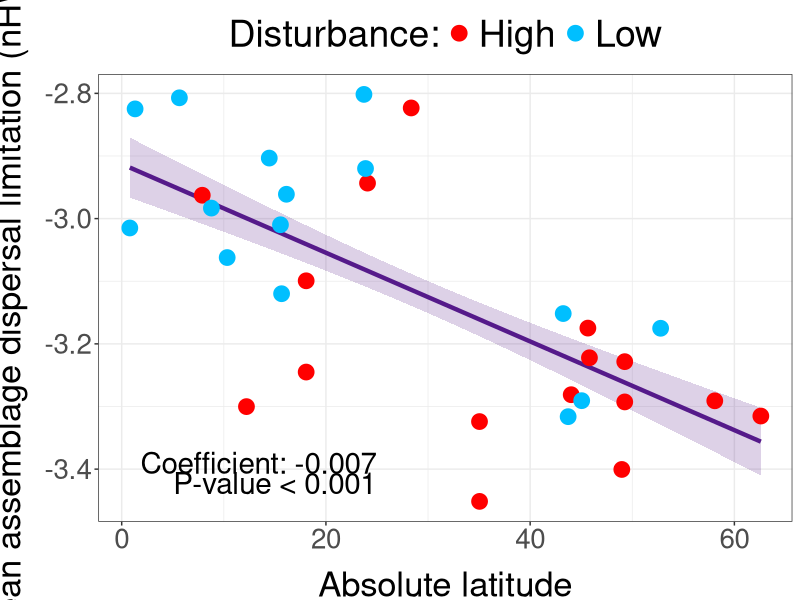

The R script that drew this image:
library(tidyverse)
library(boot)
library(broom)
library(cowplot)
library(dplyr)
library(ggplot2)
library(readxl)


## Read data
site_data <- read_excel("Data/Supplementatry Dataset 1.xlsx", sheet = 2) %>%
  dplyr::select("Dataset_ID", "Latitude", "Disturbance", "Seasonality")

species_data <- read_excel("Data/Supplementatry Dataset 1.xlsx", sheet = 3) %>%
  dplyr::select("Species_name", "Order", "nHWI", "Hand.Wing.Index", "Mass (g)", "Forest_dependency")

site_sp_list <- read_excel("Data/Supplementatry Dataset 1.xlsx", sheet = 4) %>%
  filter(Species_name %in% species_data$Species_name)

## Join datasets
data <- left_join(site_sp_list, site_data)
data <- left_join(data, species_data)

## Create response variables
## Restricted
data$dep_sense <- 0
data$dep_sense[data$Forest_dependency %in% c("High") & data$Classification == "Forest core"] <- 1

## Expanded
data$dep_sense_medium <- 0
data$dep_sense_medium[data$Forest_dependency %in% c("High", "Medium") & data$Classification == "Forest core"] <- 1

## take negative logs
data$log_nHWI <- -(log(data$Hand.Wing.Index))

## Summarise dataset to the tings we want
data1 <- data %>%
  dplyr::group_by(Dataset_ID) %>%
  dplyr::summarise(mean_HWI = mean(log_nHWI),
            abs_lat = abs(Latitude),
            n = n(),
            cores = length(which(Classification == "Forest core")),
            sensitive = length(which(dep_sense == 1))) %>%
  distinct(Dataset_ID, .keep_all = TRUE) %>%
  ungroup()

## Calculate proportions
data1$prop_core <- data1$cores/data1$n
data1$prop_sensitive <- data1$sensitive/data1$n

## reformat
data1$Disturbed <- as.factor(data$Disturbance[match(data1$Dataset_ID, data$Dataset_ID)])

## run the analysis mode
mod <- lm(mean_HWI ~ abs_lat, data = data1)

## create newdata for predictions and predict
newdata <- data.frame(abs_lat = seq(min(data1$abs_lat), max(data1$abs_lat), length.out = 100))
predicted <- predict(mod, newdata = newdata, se.fit = TRUE)
predicted$abs_lat <- newdata$abs_lat
predicted$lower <- predicted$fit - predicted$se.fit
predicted$upper <- predicted$fit + predicted$se.fit

## make into a df
predicted <- as.data.frame(predicted)

##ggplot
plot <- ggplot() +
  geom_line(data=predicted, aes(x = abs_lat, y= fit), color="purple4", size=1.5) +
  geom_ribbon(data=predicted, aes(x = abs_lat, y=NULL, ymin=lower, ymax=upper),  fill= "purple4", show.legend=FALSE, alpha=0.2) +
  geom_point(data = data1, aes(x = abs_lat, y = mean_HWI, colour = Disturbed), size = 5) +
  ylab("Mean assemblage dispersal limitation (nHWI)") +
  xlab("Absolute latitude") +
  #ggtitle("(a)") +
  scale_colour_manual(name = "Disturbance:",
                        values = c("red", "deepskyblue")) +
  theme_bw() +
  theme(legend.position = "top",
        legend.title = element_text(size = 27),
        legend.text = element_text(size = 27),
        axis.title.y = element_text(size = 25, vjust = 2.5),
        axis.title.x = element_text(size = 25, vjust = -0.5),
        axis.text = element_text(size = 20))

## add summary stats
pmain <-  plot  +
  annotate("text", x= 13.4, y= -3.39, label= paste0("Coefficient: ", round(as.numeric(mod$coefficients[2]), 3)), size = 7.5) +
  annotate("text", x= 15, y= - 3.422, label= paste0("P-value < 0.001"), size = 7.5)

## save plot
jpeg("NEE main files/Figures/Extended Data/ED - 2 dispersal x latitude_1.jpg",
    width = 823/1.25, height = 779/1.25)

plot(pmain)

dev.off()







